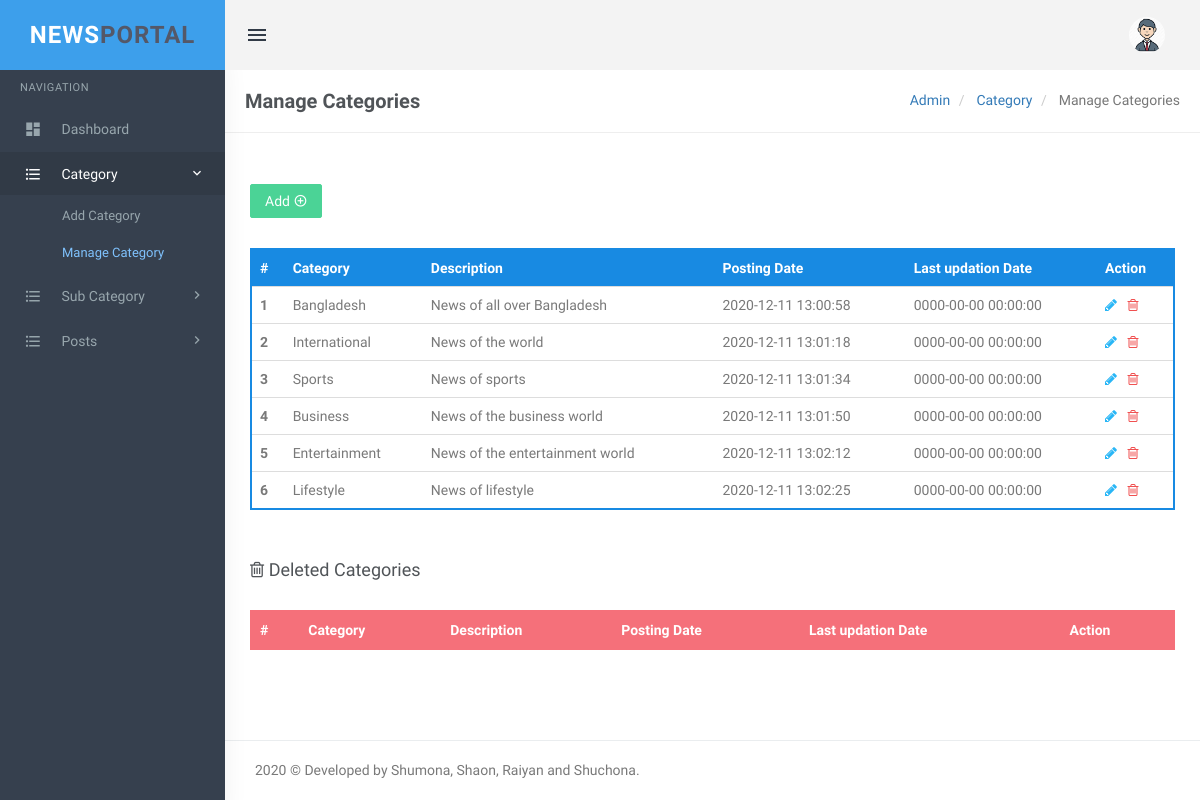
The app's page /admin/manage-categories.php (signed in) with its own data.
### tables this page shows
CREATE TABLE `tblcategory` (
  `id` int(11) NOT NULL,
  `CategoryName` varchar(200) DEFAULT NULL,
  `Description` mediumtext,
  `PostingDate` timestamp NULL DEFAULT CURRENT_TIMESTAMP,
  `UpdationDate` timestamp NULL DEFAULT '0000-00-00 00:00:00' ON UPDATE CURRENT_TIMESTAMP,
  `Is_Active` int(1) DEFAULT NULL
);

### admin/manage-categories.php (the view, shortened to what this page needs)
<?php
include('includes/config.php');
if(strlen($_SESSION['login'])==0)
  {
header('location:index.php');
}
else{
?>
<!DOCTYPE html>
<html lang="en">
    <head>
        <link href="assets/css/bootstrap.min.css" rel="stylesheet" type="text/css" />
        <link href="assets/css/core.css" rel="stylesheet" type="text/css" />
        <link href="assets/css/components.css" rel="stylesheet" type="text/css" />
        <link href="assets/css/icons.css" rel="stylesheet" type="text/css" />
        <link href="assets/css/pages.css" rel="stylesheet" type="text/css" />
        <link href="assets/css/menu.css" rel="stylesheet" type="text/css" />
        <link href="assets/css/responsive.css" rel="stylesheet" type="text/css" />
    </head>
    <body class="fixed-left">
        <div id="wrapper">
<?php include('includes/topheader.php');?>
<?php include('includes/leftsidebar.php');?>
            <div class="content-page">
                <div class="content">
                    <div class="container">
                        <div class="row">
							<div class="col-xs-12">
								<div class="page-title-box">
                                    <h4 class="page-title">Manage Categories</h4>
                                    <ol class="breadcrumb p-0 m-0">
                                        <li>
                                            <a href="#">Admin</a>
                                        </li>
                                        <li>
                                            <a href="#">Category </a>
                                        </li>
                                        <li class="active">
                                           Manage Categories
                                        </li>
                                    </ol>
                                    <div class="clearfix"></div>
                                </div>
							</div>
						</div>
<div class="row">
<div class="col-sm-6">
</div>
                                    <div class="row">
										<div class="col-md-12">
											<div class="demo-box m-t-20">
<div class="m-b-30">
<a href="add-category.php">
<button id="addToTable" class="btn btn-success waves-effect waves-light">Add <i class="mdi mdi-plus-circle-outline" ></i></button>
</a>
 </div>
												<div class="table-responsive">
                                                    <table class="table m-0 table-colored-bordered table-bordered-primary">
                                                        <thead>
                                                            <tr>
                                                                <th>#</th>
                                                                <th> Category</th>
                                                                <th>Description</th>
                                                                <th>Posting Date</th>
                                                                  <th>Last updation Date</th>
                                                                <th>Action</th>
                                                            </tr>
                                                        </thead>
                                                        <tbody>
<?php
$query=mysqli_query($con,"Select id,CategoryName,Description,PostingDate,UpdationDate from  tblcategory where Is_Active=1");
$cnt=1;
while($row=mysqli_fetch_array($query))
{
?>
 <tr>
<th scope="row"><?php echo htmlentities($cnt);?></th>
<td><?php echo htmlentities($row['CategoryName']);?></td>
<td><?php echo htmlentities($row['Description']);?></td>
<td><?php echo htmlentities($row['PostingDate']);?></td>
<td><?php echo htmlentities($row['UpdationDate']);?></td>
<td><a href="edit-category.php?cid=<?php echo htmlentities($row['id']);?>"><i class="fa fa-pencil" style="color: #29b6f6;"></i></a>
	&nbsp;<a href="manage-categories.php?rid=<?php echo htmlentities($row['id']);?>&&action=del"> <i class="fa fa-trash-o" style="color: #f05050"></i></a> </td>
</tr>
<?php
$cnt++;
 } ?>
</tbody>
                                                    </table>
                                                </div>
											</div>
										</div>
									</div>
<div class="row">
<div class="col-md-12">
<div class="demo-box m-t-20">
<div class="m-b-30">
 <h4><i class="fa fa-trash-o" ></i> Deleted Categories</h4>
 </div>
<div class="table-responsive">
<table class="table m-0 table-colored-bordered table-bordered-danger">
                                                        <thead>
                                                            <tr>
                                                                <th>#</th>
                                                                <th> Category</th>
                                                                <th>Description</th>
                                                                <th>Posting Date</th>
                                                                  <th>Last updation Date</th>
                                                                <th>Action</th>
                                                            </tr>
                                                        </thead>
                                                    </table>
                                                </div>
											</div>
										</div>
									</div>
                    </div>
                </div>
<?php include('includes/footer.php');?>
            </div>
        </div>
    </body>
</html>
<?php } ?>

### admin/assets/css/core.css (style rules this page uses)
body { font-family: 'Varela Round', sans-serif; margin: 0; padding-bottom: 60px; overflow-x: hidden; color: #797979; }
html { position: relative; min-height: 100%; }
.h1, .h2, .h3, .h4, .h5, .h6, h1, h2, h3, h4, h5, h6 { color: #505458; font-family: 'Hind Madurai', sans-serif; margin: 10px 0; }
* { outline: none !important; }
.container { width: auto; }
#wrapper { height: 100%; overflow: hidden; width: 100%; }
.p-0 { padding: 0 !important; }
.m-0 { margin: 0 !important; }
.m-t-20 { margin-top: 20px !important; }
.m-b-30 { margin-bottom: 30px !important; }
.row { margin-right: -10px; margin-left: -10px; }
.col-lg-1, .col-lg-10, .col-lg-11, .col-lg-12, .col-lg-2, .col-lg-3, .col-lg-4, .col-lg-5, .col-lg-6, .col-lg-7, .col-lg-8, .col-lg-9, .col-md-1, .col-md-10, .col-md-11, .col-md-12, .col-md-2, .col-md-3, .col-md-4, .col-md-5, .col-md-6, .col-md-7, .col-md-8, .col-md-9, .col-sm-1, .col-sm-10, .col-sm-11, .col-sm-12, .col-sm-2, .col-sm-3, .col-sm-4, .col-sm-5, .col-sm-6, .col-sm-7, .col-sm-8, .col-sm-9, .col-xs-1, .col-xs-10, .col-xs-11, .col-xs-12, .col-xs-2, .col-xs-3, .col-xs-4, .col-xs-5, .col-xs-6, .col-xs-7, .col-xs-8, .col-xs-9 { padding-left: 10px; padding-right: 10px; }
.breadcrumb { background-color: transparent; margin-bottom: 15px; padding-top: 10px; padding-left: 0; }
.waves-effect { position: relative; cursor: pointer; display: inline-block; overflow: hidden; -webkit-user-select: none; -moz-user-select: none; -ms-user-select: none; user-select: none; -webkit-tap-highlight-color: transparent; vertical-align: middle; z-index: 1; will-change: opacity, transform; -webkit-transition: all 0.3s ease-out; -moz-transition: all 0.3s ease-out; -o-transition: all 0.3s ease-out; -ms-transition: all 0.3s ease-out; transition: all 0.3s ease-out; }
.demo-box { padding: 10px 15px; }

### admin/assets/css/menu.css (style rules this page uses)
.content-page { margin-left: 225px; overflow: hidden; }
.content-page .content { padding: 0 5px 10px 5px; margin-top: 70px; }
.page-title { font-size: 20px; margin-bottom: 0; margin-top: 0; font-weight: 600; }
.page-title-box { padding: 20px; border-bottom: 1px solid #eee; margin: 0 -20px 20px -20px; }
.page-title-box .page-title { margin-bottom: 0; float: left; }
.page-title-box .breadcrumb { float: right; background-color: transparent !important; }

### records on screen
tblcategory: CategoryName "Bangladesh", Description "News of all over Bangladesh", PostingDate "2020-12-11 13:00:58", UpdationDate "0000-00-00 00:00:00"
tblcategory: CategoryName "International", Description "News of the world", PostingDate "2020-12-11 13:01:18", UpdationDate "0000-00-00 00:00:00"
tblcategory: CategoryName "Sports", Description "News of sports", PostingDate "2020-12-11 13:01:34", UpdationDate "0000-00-00 00:00:00"
tblcategory: CategoryName "Business", Description "News of the business world", PostingDate "2020-12-11 13:01:50", UpdationDate "0000-00-00 00:00:00"
tblcategory: CategoryName "Entertainment", Description "News of the entertainment world", PostingDate "2020-12-11 13:02:12", UpdationDate "0000-00-00 00:00:00"
tblcategory: CategoryName "Lifestyle", Description "News of lifestyle", PostingDate "2020-12-11 13:02:25", UpdationDate "0000-00-00 00:00:00"
